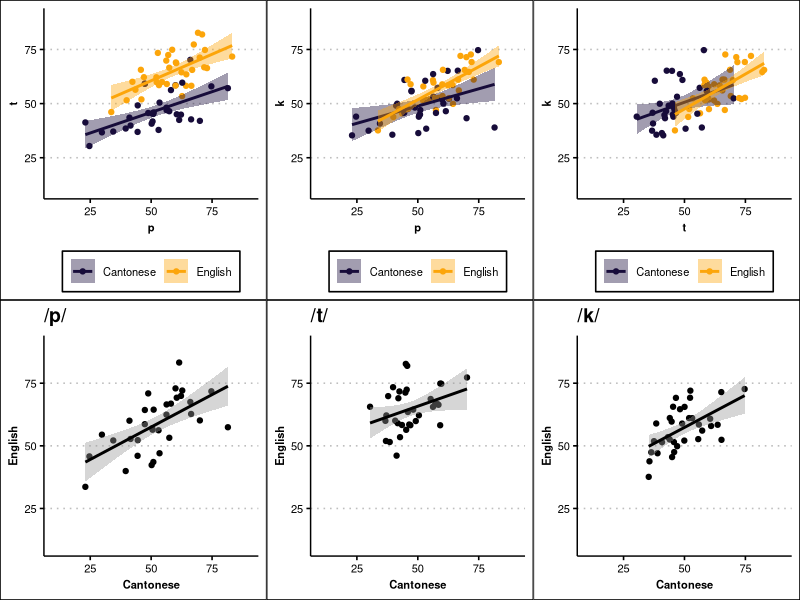
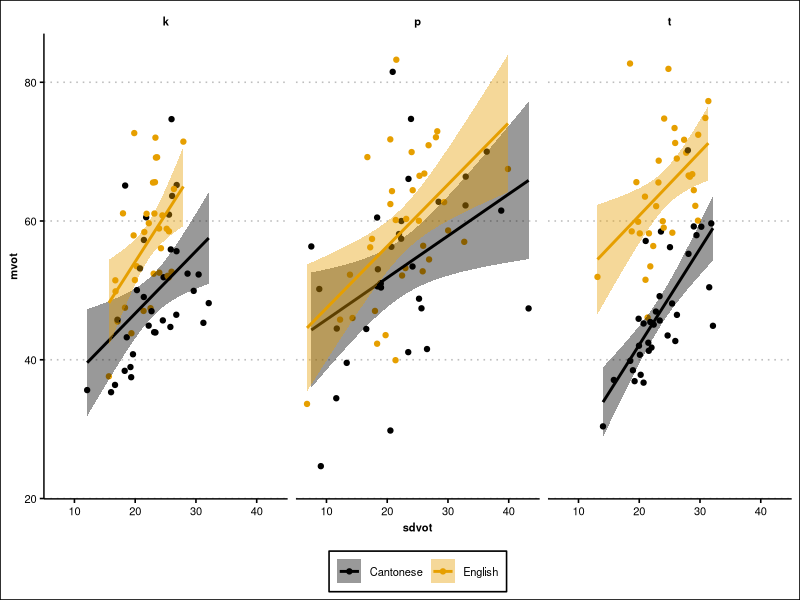
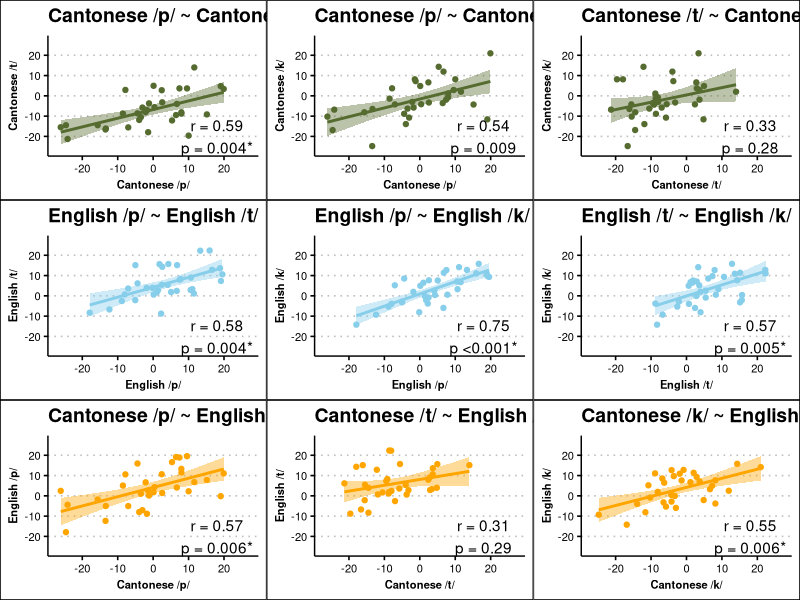

R code for these plots, in order:
## ---- chunk 1
knitr::opts_chunk$set(echo = TRUE)
## ---- chunk 2
library(tidyverse)
library(ggthemes)
library(gridExtra)
library(psych)
library(kableExtra)

theme_set(
  theme_clean() + 
  theme(
      legend.title = element_blank(),
      legend.text = element_text(size=8),
      legend.position = 'bottom',
      axis.title.x = element_text(size = 8, face='bold'),
      axis.title.y = element_text(size = 8, face='bold'),
      axis.text.x = element_text(size = 8),
      axis.text.y = element_text(size = 8),
      strip.text = element_text(size = 8, face='bold'),
      )
  )
## ---- chunk 3
df <- read_csv('ptk_clean_20210331.csv') # this version used in Interspeech paper
head(df)
## ---- chunk 4
means <- df %>%
  group_by(talker, language, segment) %>%
  summarise(mean_vot_ms = mean(vot_ms)) %>%
  ungroup() %>%
  pivot_wider(names_from = 'segment', values_from = 'mean_vot_ms') 
## ---- chunk 5
dfsummary <- df %>%
  group_by(talker, language, segment) %>%
  summarise(mvot = mean(vot_ms)) %>%
  ungroup() %>%
  pivot_wider(names_from = c('language','segment'), values_from = 'mvot') %>%
  select(CanP=Cantonese_p, CanT=Cantonese_t, CanK=Cantonese_k, EngP=English_p, EngT=English_t, EngK=English_k)
 
dfsummary
## ---- chunk 6
output <- corr.test(dfsummary, method='pearson', adjust = 'holm')
output
## ---- chunk 7
pt <- ggplot(means, aes(x=p, y=t, color=language, fill=language)) +
        geom_point() +
        geom_smooth(method='lm', formula = 'y ~ x') +
        scale_color_viridis_d(option = 'inferno', begin = 0.1, end = 0.8) +
        scale_fill_viridis_d(option = 'inferno', begin = 0.1, end = 0.8) +
        scale_x_continuous(limits = c(10,90)) + 
        scale_y_continuous(limits = c(10,90)) 

pk <- ggplot(means, aes(x=p, y=k, color=language, fill=language)) +
        geom_point() +
        geom_smooth(method='lm', formula = 'y ~ x') +
        scale_color_viridis_d(option = 'inferno', begin = 0.1, end = 0.8) +
        scale_fill_viridis_d(option = 'inferno', begin = 0.1, end = 0.8)+
        scale_x_continuous(limits = c(10,90)) + 
        scale_y_continuous(limits = c(10,90)) 

tk <- ggplot(means, aes(x=t, y=k, color=language, fill=language)) +
        geom_point() +
        geom_smooth(method='lm', formula = 'y ~ x') +
        scale_color_viridis_d(option = 'inferno', begin = 0.1, end = 0.8) +
        scale_fill_viridis_d(option = 'inferno', begin = 0.1, end = 0.8)+
        scale_x_continuous(limits = c(10,90)) + 
        scale_y_continuous(limits = c(10,90)) 
## ---- chunk 8
pp <- means %>%
  select(talker, language, p) %>%
  pivot_wider(names_from = 'language', values_from = 'p') %>%
  ggplot(aes(x=Cantonese, y=English)) +
      geom_point() +
      geom_smooth(method='lm', formula = 'y ~ x', color='black') +
      scale_x_continuous(limits = c(10,90)) + 
      scale_y_continuous(limits = c(10,90)) 
pp <- pp + ggtitle('/p/')

tt <- means %>%
  select(talker, language, t) %>%
  pivot_wider(names_from = 'language', values_from = 't') %>%
  ggplot(aes(x=Cantonese, y=English)) +
      geom_point() +
      geom_smooth(method='lm', formula = 'y ~ x', color='black') +
      scale_x_continuous(limits = c(10,90)) + 
      scale_y_continuous(limits = c(10,90)) 
tt <- tt + ggtitle('/t/')

kk <- means %>%
  select(talker, language, k) %>%
  pivot_wider(names_from = 'language', values_from = 'k') %>%
  ggplot(aes(x=Cantonese, y=English)) +
      geom_point() +
      geom_smooth(method='lm', formula = 'y ~ x', color='black') +
      scale_x_continuous(limits = c(10,90)) + 
      scale_y_continuous(limits = c(10,90)) 

kk <- kk + ggtitle('/k/')
## ---- chunk 9
grid.arrange(pt, pk, tk, pp, tt, kk, nrow=2)
## ---- chunk 10
 df %>%
  group_by(talker, language, segment) %>%
  summarise(mvot = mean(vot_ms), sdvot = sd(vot_ms)) %>%
  ungroup() %>%
  ggplot(aes(x=sdvot, y=mvot, color=language, fill=language)) +
    geom_point() + 
    geom_smooth(method='lm', formula = 'y ~ x') +
    scale_color_colorblind()+
  scale_fill_colorblind()+
    facet_wrap(~segment)
## ---- chunk 11
rdf <- df
resmodel <- lm(vot_ms ~ avg_phone_dur_ms, data = rdf)
rdf$residual_vot_ms <- resid(resmodel)
## ---- chunk 12
rdfsummary <- rdf %>%
  group_by(talker, language, segment) %>%
  summarise(mvot = mean(residual_vot_ms)) %>%
  ungroup() %>%
  pivot_wider(names_from = c('language','segment'), values_from = 'mvot') %>%
  select(rCanP=Cantonese_p, rCanT=Cantonese_t, rCanK=Cantonese_k, rEngP=English_p, rEngT=English_t, rEngK=English_k)
 
rdfout <- corr.test(rdfsummary, method='pearson', adjust = 'holm')
round(rdfout$p,4)
## ---- chunk 13
resid_means <- rdf %>%
  group_by(talker, language, segment) %>%
  summarise(mean_resid_vot = mean(residual_vot_ms)) %>%
  ungroup() %>%
  pivot_wider(names_from = 'segment', values_from = 'mean_resid_vot') 

wide_means <- resid_means %>%
  pivot_wider(id_cols = talker, names_from = language, values_from = c('p','t','k')) %>%
  select(`Cantonese /p/` = p_Cantonese, `Cantonese /t/` = t_Cantonese, `Cantonese /k/` = k_Cantonese, 
         `English /p/` = p_English, `English /t/` = t_English, `English /k/` = k_English)
## ---- chunk 14
app <- ggplot(wide_means, aes(x=`Cantonese /p/`, y=`English /p/`)) + 
  geom_point(color='orange') +
  geom_smooth(method='lm', formula = 'y ~ x', color='orange', fill='orange') +
  scale_x_continuous(limits = c(-27,27)) + 
  scale_y_continuous(limits = c(-27,27)) 
app <- app + 
  annotate("text", x = 18, y = -20, label = 'r = 0.57\np = 0.006*') + 
  ggtitle('Cantonese /p/ ~ English /p/')

att <- ggplot(wide_means, aes(x=`Cantonese /t/`, y=`English /t/`)) + 
  geom_point(color='orange') +
  geom_smooth(method='lm', formula = 'y ~ x', color='orange', fill='orange')+
  scale_x_continuous(limits = c(-27,27)) + 
  scale_y_continuous(limits = c(-27,27)) 

att <- att + 
  annotate("text", x = 18, y = -20, label = 'r = 0.31\np = 0.29') + 
  ggtitle('Cantonese /t/ ~ English /t/')

akk <- ggplot(wide_means, aes(x=`Cantonese /k/`, y=`English /k/`)) + 
  geom_point(color='orange') +
  geom_smooth(method='lm', formula = 'y ~ x', color='orange', fill='orange')+
  scale_x_continuous(limits = c(-27,27)) + 
  scale_y_continuous(limits = c(-27,27)) 

akk <- akk + 
  annotate("text", x = 18, y = -20, label = 'r = 0.55\np = 0.006*') + 
  ggtitle('Cantonese /k/ ~ English /k/')

ept <- ggplot(wide_means, aes(x=`English /p/`, y=`English /t/`)) + 
  geom_point(color='skyblue') +
  geom_smooth(method='lm', formula = 'y ~ x', color='skyblue', fill='skyblue')+
  scale_x_continuous(limits = c(-27,27)) + 
  scale_y_continuous(limits = c(-27,27)) 
ept <- ept + 
  annotate("text", x = 18, y = -20, label = 'r = 0.58\np = 0.004*') + 
  ggtitle('English /p/ ~ English /t/')

epk <- ggplot(wide_means, aes(x=`English /p/`, y=`English /k/`)) + 
  geom_point(color='skyblue') +
  geom_smooth(method='lm', formula = 'y ~ x', color='skyblue', fill='skyblue') +
  scale_x_continuous(limits = c(-27,27)) + 
  scale_y_continuous(limits = c(-27,27)) 
epk <- epk + 
  annotate("text", x = 18, y = -20, label = 'r = 0.75\np <0.001*') + 
  ggtitle('English /p/ ~ English /k/')

etk <- ggplot(wide_means, aes(x=`English /t/`, y=`English /k/`)) + 
  geom_point(color='skyblue') +
  geom_smooth(method='lm', formula = 'y ~ x', color='skyblue', fill='skyblue') +
  scale_x_continuous(limits = c(-27,27)) + 
  scale_y_continuous(limits = c(-27,27)) 
etk <- etk + 
  annotate("text", x = 18, y = -20, label = 'r = 0.57\np = 0.005*') + 
  ggtitle('English /t/ ~ English /k/')

cpt <- ggplot(wide_means, aes(x=`Cantonese /p/`, y=`Cantonese /t/`)) + 
  geom_point(color='darkolivegreen') +
  geom_smooth(method='lm', formula = 'y ~ x', color='darkolivegreen', fill='darkolivegreen') +
  scale_x_continuous(limits = c(-27,27)) + 
  scale_y_continuous(limits = c(-27,27)) 
cpt <- cpt + 
  annotate("text", x = 18, y = -20, label = 'r = 0.59\np = 0.004*') + 
  ggtitle('Cantonese /p/ ~ Cantonese /t/')

cpk <- ggplot(wide_means, aes(x=`Cantonese /p/`, y=`Cantonese /k/`)) + 
  geom_point(color='darkolivegreen') +
  geom_smooth(method='lm', formula = 'y ~ x', color='darkolivegreen', fill='darkolivegreen') +
  scale_x_continuous(limits = c(-27,27)) + 
  scale_y_continuous(limits = c(-27,27)) 
cpk <- cpk + 
  annotate("text", x = 18, y = -20, label = 'r = 0.54\np = 0.009') + 
  ggtitle('Cantonese /p/ ~ Cantonese /k/')

ctk <- ggplot(wide_means, aes(x=`Cantonese /t/`, y=`Cantonese /k/`)) + 
  geom_point(color='darkolivegreen') +
  geom_smooth(method='lm', formula = 'y ~ x', color='darkolivegreen', fill='darkolivegreen') +
  scale_x_continuous(limits = c(-27,27)) +
  scale_y_continuous(limits = c(-27,27))
ctk <- ctk + 
  annotate("text", x = 18, y = -20, label = 'r = 0.33\np = 0.28') + 
  ggtitle('Cantonese /t/ ~ Cantonese /k/')
## ---- chunk 15
all <- grid.arrange(cpt, cpk, ctk, ept, epk, etk, app, att, akk, nrow=3)
ggsave('correlation_uniformity.png', plot=all, height = 10, width = 12, units='in') #used in ISBPAC poster
